Frame 1 (no input): blank canvas, image omitted
Frame 60 (the mouse pressed at the canvas centre just before this capture): blank canvas, image omitted
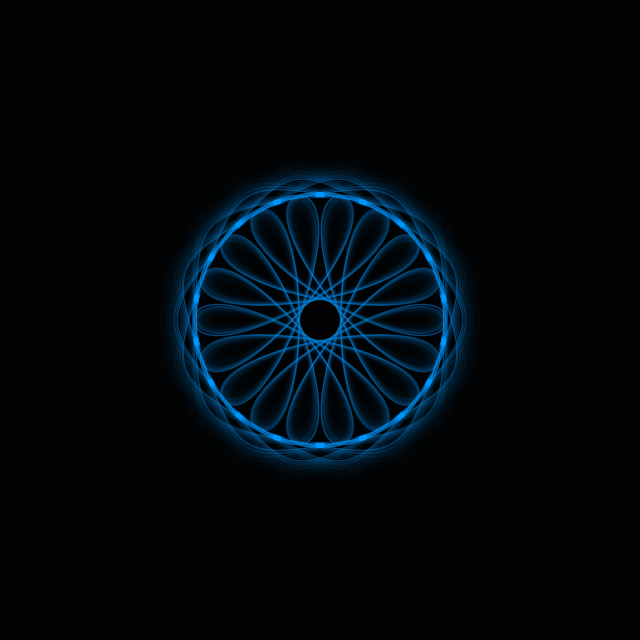
Frame 120 (the mouse held since frame 60 and released just before this capture)

The Processing sketch whose frames 1 and 60 were blank and that drew this single picture after the mouse press (run headless with seeded random() and noise(); from frame 60 on, the mouse is pressed at the canvas centre):

// Processing sketch: processing_160305
// ── processing_160305.pde

float amount = 20, num;

void setup() {
  size(640, 640);
  stroke(0, 150, 255, 100);
}

void draw() {
  fill(0, 40);
  rect(-1, -1, width+1, height+1);

  float maxX = map(mouseX, 0, width, 1, 250);

  translate(width/2, height/2);
  for (int i = 0; i < 360; i+=amount) {
    float x = sin(radians(i+num)) * maxX;
    float y = cos(radians(i+num)) * maxX;

    float x2 = sin(radians(i+amount-num)) * maxX;
    float y2 = cos(radians(i+amount-num)) * maxX;
    noFill();
    bezier(x, y, x-x2, y-y2, x2-x, y2-y, x2, y2);
    bezier(x, y, x+x2, y+y2, x2+x, y2+y, x2, y2);
    fill(0, 150, 255);
    ellipse(x, y, 5, 5);
    ellipse(x2, y2, 5, 5);
  }

  num += 0.5;
}
